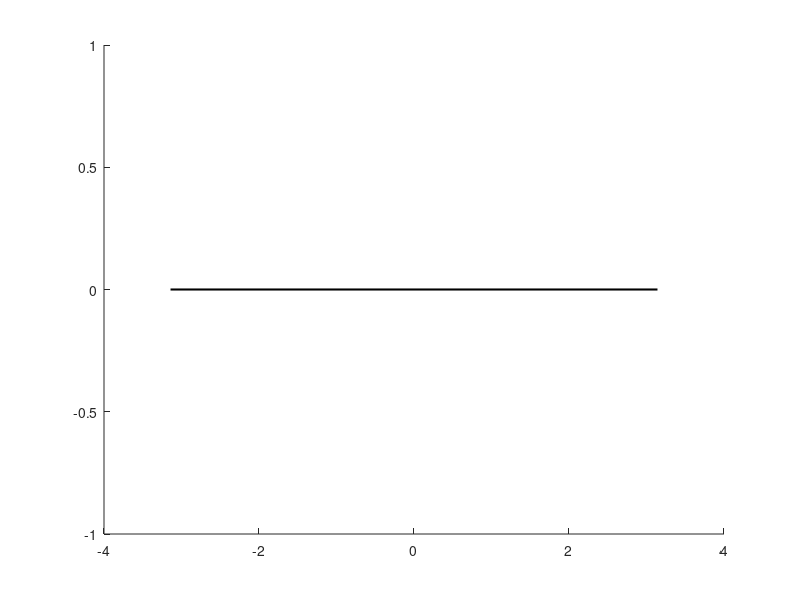

The MATLAB source for this figure: (Note: this script raises an error after producing the figure.)

%---第一张图：所有的图

x=-pi:pi/100:pi;
y=sin(x-1.2*pi)+cos(x-1.2*pi);
t=0;

main_y = sin(x-1.2*pi) + cos(x-1.2*pi);
std_dev = 0.3;
upper = main_y + 1.96 * std_dev;
lower = main_y - 1.96 * std_dev;


%----------------画第二张图---------------------------------------------------------

%% 第一张图
x=-pi:pi/100:pi;
y=sin(x-1.2*pi)+cos(x-1.2*pi);
t=0;


main_y = sin(x-1.2*pi) + cos(x-1.2*pi);
std_dev = 0.3;
upper = main_y + 1.96 * std_dev;
lower = main_y - 1.96 * std_dev;

figure
hold on
line([-pi, pi], [0, 0], 'Color', 'k', 'LineWidth', 1.5,'HandleVisibility', 'off'); 

plot(x,y,"LineWidth",3,"Color",colors(1,:))

fill([x, fliplr(x)], [upper, fliplr(lower)], colors(1,:), 'EdgeColor', 'none', 'FaceAlpha', 0.3);


xlabel("Stimulation Phase (rad)", 'FontSize', 16);
ylabel('Visual Performance (↑Hit Rate,↓RT)', 'FontSize', 16);

xticks([-pi:pi/2:pi])
xticklabels({'-π', '-π/2', '0', 'π/2', 'π'})

init_guess = [1, 0];

xlim([-pi,pi]);

set(gca, 'YTick', []);      
set(gca, 'YTickLabel', []); 

set(gcf, 'Position', [100, 100, 700, 500]);

set(gcf, 'Color', 'w');       % 设置白色背景
box off;                      % 移除外框
set(gca, 'FontSize', 16);    
set(gca, 'LineWidth', 2);  % 加粗坐标轴边框线

saveas(gcf,"figures\fig1_real","pdf")

%%

x=-pi:pi/100:pi;
y=sin(x-1.2*pi)+cos(x-1.2*pi);
t=0;

main_y = sin(x-1.2*pi) + cos(x-1.2*pi);
std_dev = 0.3;
upper = main_y + 1.96 * std_dev;
lower = main_y - 1.96 * std_dev;



%% 第一张图 

colors = lines(3);  % 或者使用 [colorA; colorB; colorC] 自定义 RGB
colors2(1,:)= colors(2,:);
colors2(2,:)= colors(1,:);
colors2(3,:)= colors(3,:);
colors = colors2;


x = -pi:pi/500:pi;
main_y = sin(x-1.2*pi) + cos(x-1.2*pi);
std_dev = 0.2;
upper = main_y + 1.96 * std_dev;
lower = main_y - 1.96 * std_dev;

figure;
hold on;

line([-pi, pi], [0, 0], 'Color', 'k', 'LineWidth', 1.5,'HandleVisibility', 'off'); % 黑色实线表示 x 轴

% 阴影部分 - tACS (主曲线)
fill([x, fliplr(x)], [upper, fliplr(lower)], colors(1,:), 'EdgeColor', 'none', 'FaceAlpha', 0.3);
main_plot = plot(x, main_y, 'Color', colors(1,:), 'LineWidth', 2); 

% 阴影和偏移曲线 - retinal (略小振幅 + pi/6 偏移)
y_retinal = 0.2 * (sin(x -1.2*pi+ pi/6) + cos(x -1.2*pi + pi/6));
upper_r = y_retinal + 1.96 * std_dev;
lower_r = y_retinal - 1.96 * std_dev;
fill([x, fliplr(x)], [upper_r, fliplr(lower_r)], colors(2,:), 'EdgeColor', 'none', 'FaceAlpha', 0.3);
retinal_plot = plot(x, y_retinal, 'Color', colors(2,:), 'LineWidth', 2);

% 阴影和偏移曲线 - cutaneous (更小振幅 - pi/3 偏移)
y_cutaneous = 0.21 * (sin(x -1.2*pi- pi/5) + cos(x-1.2*pi - pi/5));
upper_c = y_cutaneous + 1.96 * std_dev;
lower_c = y_cutaneous - 1.96 * std_dev;
fill([x, fliplr(x)], [upper_c, fliplr(lower_c)], colors(3,:), 'EdgeColor', 'none', 'FaceAlpha', 0.3);
cutaneous_plot = plot(x, y_cutaneous, 'Color', colors(3,:), 'LineWidth', 2);


xticks([-pi:pi/2:pi]);
xticklabels({'-π', '-π/2', '0', 'π/2', 'π'})

% title('Stimulation Response Across Modalities', 'FontSize', 16);  % 更大的标题字体
xlabel('Stimulation Phase (rad)', 'FontSize', 16);
ylabel('Visual Performance (↑Hit Rate,↓RT)', 'FontSize', 16);


set(gcf, 'Color', 'w');       % 设置白色背景
box off;                      % 移除外框
set(gca, 'FontSize', 16);    


legend([main_plot, retinal_plot, cutaneous_plot], ...
       {'Occipital Stim', 'Retinal Stim', 'Cutaneous Stim'}, ...
       'Location', 'eastoutside', ...
       'FontSize', 16); 
xlim([-pi,pi]);
set(gcf, 'Position', [100, 100, 900, 500]);

set(gca, 'YTick', []);      
set(gca, 'YTickLabel', []); 
set(gca, 'LineWidth', 2);  % 加粗坐标轴边框线

saveas(gcf,"figures\fig_amplitude_between_conditions","pdf")

%% ------------------------------第二张图-------------------------------------------------------

x = -pi:pi/500:pi;
main_y = sin(x-1.2*pi) + cos(x-1.2*pi);
std_dev = 0.2;
upper = main_y + 1.96 * std_dev;
lower = main_y - 1.96 * std_dev;


figure;
hold on;

line([-pi, pi], [0, 0], 'Color', 'k', 'LineWidth', 1.5,'HandleVisibility', 'off'); % 黑色实线表示 x 轴


% 阴影部分 - tACS (主曲线)
fill([x, fliplr(x)], [upper, fliplr(lower)], colors(1,:), 'EdgeColor', 'none', 'FaceAlpha', 0.3);
main_plot = plot(x, main_y, 'Color', colors(1,:), 'LineWidth', 2); 

% 阴影和偏移曲线 - retinal (略小振幅 + pi/6 偏移)
y_retinal = 1 * (sin(x -1.2*pi+ pi/2+0.5*pi) + cos(x -1.2*pi + pi/2 +0.5*pi));
upper_r = y_retinal + 1.96 * std_dev;
lower_r = y_retinal - 1.96 * std_dev;
fill([x, fliplr(x)], [upper_r, fliplr(lower_r)], colors(2,:), 'EdgeColor', 'none', 'FaceAlpha', 0.3);
retinal_plot = plot(x, y_retinal,'Color',colors(2,:), 'LineWidth', 2);

% 阴影和偏移曲线 - cutaneous (更小振幅 - pi/3 偏移)
y_cutaneous = 1 * (sin(x -1.2*pi + 2*pi/3+0.5*pi) + cos(x -1.2*pi+ 2*pi/3+0.5*pi));
upper_c = y_cutaneous + 1.96 * std_dev;
lower_c = y_cutaneous - 1.96 * std_dev;
fill([x, fliplr(x)], [upper_c, fliplr(lower_c)], colors(3,:), 'EdgeColor', 'none', 'FaceAlpha', 0.3);
cutaneous_plot = plot(x, y_cutaneous, 'Color', colors(3,:), 'LineWidth', 2);

% 图形设置
set(gcf, 'Color', 'w');       % 设置白色背景
box off;                      % 移除外框
set(gca, 'FontSize', 16);     % 坐标轴字体调大

xticks([-pi:pi/2:pi]);
xticklabels({'-π', '-π/2', '0', 'π/2', 'π'})

% title('Stimulation Response Across Modalities', 'FontSize', 16);  % 更大的标题字体
xlabel('Stimulation Phase (rad)', 'FontSize', 16);
ylabel('Visual Performance (↑Hit Rate,↓RT)', 'FontSize', 16);

% legend([main_plot, retinal_plot, cutaneous_plot], ...
%        {'Occipital Stim', 'Retinal Stim', 'Cutaneous Stim'}, ...
%        'Location', 'eastoutside', ...
%        'FontSize', 10); 
xlim([-pi,pi]);


% 计算每条曲线的最大值及其对应的 x 坐标
[~, idx_main] = max(main_y);
[~, idx_retinal] = max(y_retinal);
[~, idx_cutaneous] = max(y_cutaneous);

% 添加垂直虚线：从最高点垂直到 x 轴
line([x(idx_main), x(idx_main)], [0, main_y(idx_main)], 'Color', colors(1,:), 'LineStyle', '--', 'LineWidth', 1.5, 'HandleVisibility', 'off');
line([x(idx_retinal), x(idx_retinal)], [0, y_retinal(idx_retinal)], 'Color', colors(2,:), 'LineStyle', '--', 'LineWidth', 1.5, 'HandleVisibility', 'off');
line([x(idx_cutaneous), x(idx_cutaneous)], [0, y_cutaneous(idx_cutaneous)], 'Color',colors(3,:), 'LineStyle', '--', 'LineWidth', 1.5, 'HandleVisibility', 'off');
set(gca, 'YTick', []);      
set(gca, 'YTickLabel', []); 
set(gcf, 'Position', [100, 100, 700, 500]);
set(gca, 'LineWidth', 2);  % 加粗坐标轴边框线

saveas(gcf,"figures\fig_phi_between_conditions","pdf")


%% 只是选择+IAF - IAF IAF
nColors = 5;  % 渐变色数量
red = lines(3); red = red(2,:);  % 取 lines(3) 里的红色（第二个是红）
colors = zeros(nColors, 3);
maxT = 0.8;  % 最淡不超过 0.8，让最后一个颜色不是纯白
for i = 1:nColors
    t = maxT * (i-1)/(nColors-1);  % 插值范围 [0, 0.8]
    colors(i,:) = (1 - t) * red + t * [1 1 1];
end

% x轴从 -pi 到 pi
x = linspace(-pi, pi, 500);

% 创建图形
figure;
hold on;

line([-pi, pi], [0, 0], 'Color', 'k', 'LineWidth', 1.5,'HandleVisibility', 'off'); % 黑色实线表示 x 轴

intercept =[-0.5,-0.25,0,0.25,0.5];
% labels = {'+ΔIAF', 'ΔIAF', '–ΔIAF'};  % 从上到下的标签

% 绘制五条不同幅度的 sin 曲线
for i = 1:5
    amplitude = 0.6; % 从1到0.2
    y = amplitude * sin(x) + intercept(i);
    plot(x, y, 'Color', colors(6-i,:), 'LineWidth', 2);

%     text(pi + 0.1, y(end), labels{i}, 'FontSize', 16, 'VerticalAlignment', 'middle');

end

% 设置图形属性
xlabel('Simulation Phase (rad)');
ylabel('Visual Performance (↑Hit Rate,↓RT)');
grid on;
ylim([-1.2,1.2]);
xlim([-pi,pi]);
xticks([-pi:pi/2:pi]);
xticklabels({'-π', '-π/2', '0', 'π/2', 'π'})
% 美化
% axis tight;
box off;

set(gcf, 'Color', 'w');       % 设置白色背景
set(gca, 'FontSize', 16);   

set(gca, 'YTick', []);      
set(gca, 'YTickLabel', []); 

set(gcf, 'Position', [100, 100, 700, 500]);

colormap(interp1(linspace(0, 1, size(colors, 1)), colors, linspace(0, 1, 256)));
cb = colorbar('eastoutside');
cb.Ticks = [0, 0.5,1];
cb.Box = 'on';            % 开启边框
cb.LineWidth = 2;         % 设置边框粗细（默认是 0.5）
cb.TickLabels = {'Positive', '10 Hz','Negative'};
cb.Label.String = 'Directional ΔIAF';
cb.Label.Position = [3, 0.5, 0]; 
cb.Label.Rotation = 90;
cb.Label.FontSize = 16;
cb.FontSize = 16;
cb.Direction = 'reverse';  % 倒过来
cb_axes = ancestor(cb, 'axes');  % 获取 colorbar 所在的 axes
set(cb_axes, 'Color', 'none');   % 设置为透明
set(gca, 'LineWidth', 2);  % 加粗坐标轴边框线


set(gcf, 'Position', [100, 100, 700, 500]);
saveas(gcf,"figures\fig_dir_iaf","pdf")




%% ---图4
%IAF

%第一步等会
nColors = 5;  % 渐变色数量
red = lines(3); red = red(2,:);  % 取 lines(3) 里的红色（第二个是红）
colors = zeros(nColors, 3);
maxT = 0.8;  % 最淡不超过 0.8，让最后一个颜色不是纯白
for i = 1:nColors
    t = maxT * (i-1)/(nColors-1);  % 插值范围 [0, 0.8]
    colors(i,:) = (1 - t) * red + t * [1 1 1];
end


% x轴从 -pi 到 pi
x = linspace(-pi, pi, 500);

% 创建图形
figure;
hold on;

line([-pi, pi], [0, 0], 'Color', 'k', 'LineWidth', 1.5,'HandleVisibility', 'off'); % 黑色实线表示 x 轴


% 绘制五条不同幅度的 sin 曲线
for i = 1:5
    amplitude = 1 - (i-1)*0.2; % 从1到0.2
    y = amplitude * sin(x);
    plot(x, y, 'Color', colors(6-i,:), 'LineWidth', 2);
end

% 设置图形属性
xlabel('Simulation Phase (rad)');
ylabel('Visual Performance (↑Hit Rate,↓RT)');
grid on;

xlim([-pi,pi]);
xticks([-pi:pi/2:pi]);
xticklabels({'-π', '-π/2', '0', 'π/2', 'π'})
% 美化
axis tight;
box off;

set(gcf, 'Color', 'w');       % 设置白色背景
set(gca, 'FontSize', 16);   

set(gca, 'YTick', []);      
set(gca, 'YTickLabel', []); 


colormap(interp1(linspace(0, 1, size(colors, 1)), colors, linspace(0, 1, 256)));
cb = colorbar('eastoutside');
cb.Ticks = [0, 1];
cb.Box = 'on';            % 开启边框
cb.LineWidth = 2;         % 设置边框粗细（默认是 0.5）cb.TickLabels = {'large', 'small'};
cb.Label.String = 'Absolute ΔIAF';
cb.Label.Rotation = 90;
cb.Label.FontSize = 16;
cb.FontSize = 16;
cb.TickLabels = {'Large','Small'};
cb.Direction = 'reverse';  % 倒过来
cb_axes = ancestor(cb, 'axes');  % 获取 colorbar 所在的 axes
set(cb_axes, 'Color', 'none');   % 设置为透明
cb.Label.Position = [3, 0.5, 0]; 

set(gcf, 'Position', [100, 100, 700, 500]);
set(gca, 'LineWidth', 2);  % 加粗坐标轴边框线

saveas(gcf,"figures\fig_abs_iaf","pdf")
